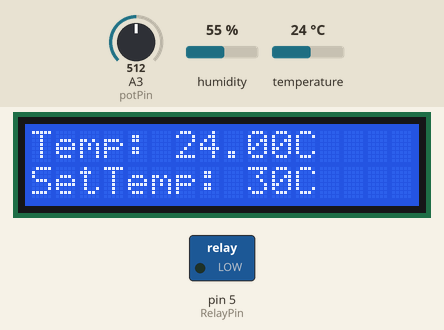
Simulated run of this sketch. Board: Arduino Uno, built with avr-gcc and run on an emulated ATmega328P. Parts: 16×2 character LCD, switched loads named in the sketch (green lamp = pin HIGH). The test bench sets the inputs (shaded band); at power-on: temperature 24 °C, A3 (potPin) = 512, humidity 55 %.

Above: at 3.2 s.
3.3 s: temperature set to 29 °C
At 5.3 s:
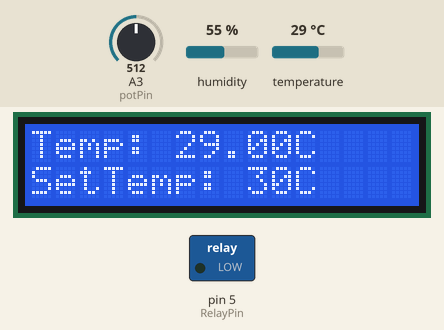
5.7 s: temperature set to 32 °C
At 7.2 s:
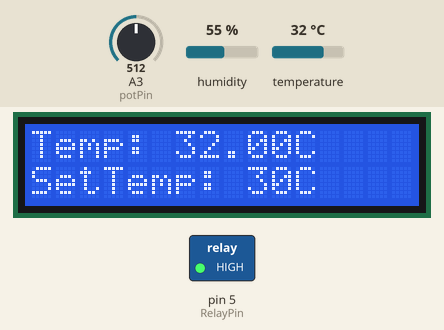
7.8 s: A3 (potPin) set to 607
At 9.2 s:
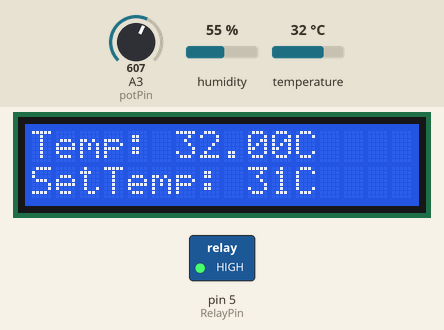
9.8 s: A3 (potPin) set to 623
At 11.2 s:
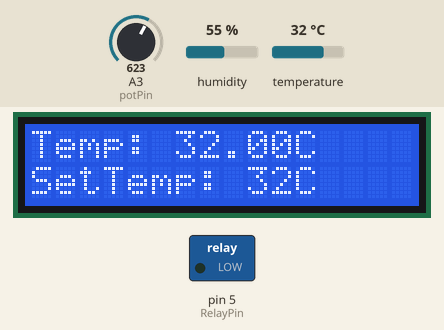
11.9 s: temperature set to 12 °C
At 13.2 s:
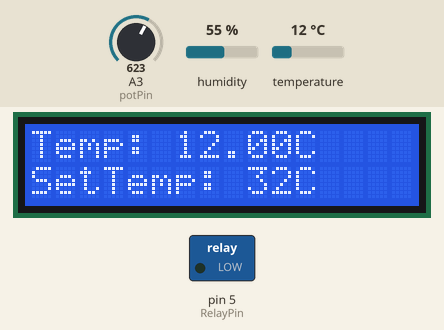
14.0 s: A3 (potPin) set to 716
At 15.2 s:
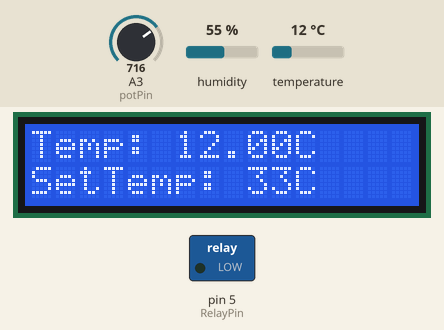
Timing chart, 0 to 17.0 s (numbered marks = the images above; inputs shaded):
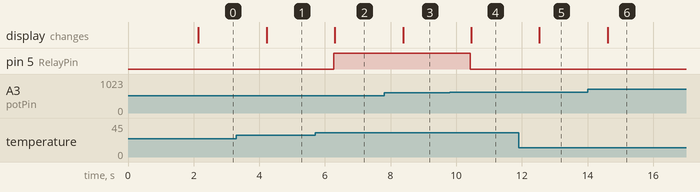

Measured:
- the behaviour switches between 30 and 31 °C on temperature (found by bisection; images 1 and 2)
- the behaviour switches between 613 and 614 on A3 (potPin) (found by bisection; images 3 and 4)
- after the input at 3.3 s, the display: changes after 0.92 s (image 1)
- after the input at 5.7 s, pin 5 (RelayPin): LOW → HIGH after 0.57 s; the display: changes after 0.60 s (image 2)
- after the input at 7.8 s, the display: changes after 0.58 s (image 3)
- after the input at 9.8 s, pin 5 (RelayPin): HIGH → LOW after 0.63 s; the display: changes after 0.66 s (image 4)
- after the input at 11.9 s, the display: changes after 0.63 s (image 5)
- after the input at 14.0 s, the display: changes after 0.61 s (image 6)

The sketch:

temperature-sensor-fan.ino
```cpp
#include <DHT.h>
#include <Wire.h>
#include <LiquidCrystal_I2C.h>

#define DHTPIN 3
#define DHTTYPE DHT11

DHT dht(DHTPIN, DHTTYPE);

const int potPin = A3;
const int RelayPin = 5; // Connect Relay to this pin

LiquidCrystal_I2C lcd(0x27, 16, 2); // Set the LCD address and dimensions (16 columns, 2 rows)

void setup() {
  dht.begin();
  pinMode(RelayPin, OUTPUT);
  lcd.begin(16, 2);                 // Initialize the LCD with 16 columns and 2 rows
  lcd.backlight();                  // Turn on the backlight
  lcd.setCursor(0, 0);
  lcd.print("Temp Fan Control");
  lcd.setCursor(0, 1);
  lcd.print("by Josephine");
  delay(2000);
  lcd.clear();
}

void loop() {
  int threshold = map(analogRead(potPin), 0, 1023, 20, 40); // Map potentiometer value to temperature range

  float temperature = dht.readTemperature();

  if (temperature > threshold) {
    digitalWrite(RelayPin, HIGH); // Turn on the fan
  } else {
    digitalWrite(RelayPin, LOW); // Turn off the fan
  }

  lcd.clear();
  lcd.setCursor(0, 0);
  lcd.print("Temp: ");
  lcd.print(temperature);
  lcd.print("C");

  lcd.setCursor(0, 1);
  lcd.print("SetTemp: ");
  lcd.print(threshold);
  lcd.print("C");

  delay(1000); // Update every second
}
```
